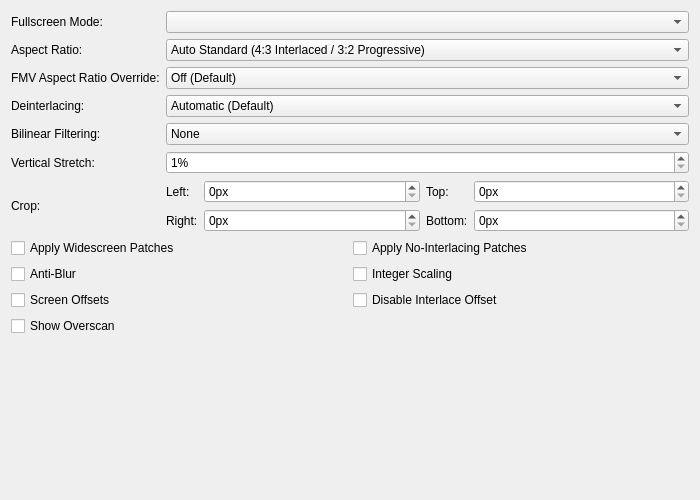
<?xml version="1.0" encoding="UTF-8"?>
<ui version="4.0">
 <class>GraphicsDisplaySettingsTab</class>
 <widget class="QWidget" name="GraphicsDisplaySettingsTab">
  <property name="geometry">
   <rect>
    <x>0</x>
    <y>0</y>
    <width>700</width>
    <height>500</height>
   </rect>
  </property>
  <property name="sizePolicy">
   <sizepolicy hsizetype="Expanding" vsizetype="Preferred">
    <horstretch>0</horstretch>
    <verstretch>0</verstretch>
   </sizepolicy>
  </property>
  <property name="windowTitle">
   <string/>
  </property>
  <layout class="QGridLayout" name="gridLayout" columnstretch="0,1">
   <item row="3" column="0">
    <widget class="QLabel" name="interlacingLabel">
     <property name="text">
      <string>Deinterlacing:</string>
     </property>
     <property name="buddy">
      <cstring>interlacing</cstring>
     </property>
    </widget>
   </item>
   <item row="0" column="1">
    <widget class="QComboBox" name="fullscreenModes"/>
   </item>
   <item row="7" column="0" colspan="2">
    <layout class="QGridLayout" name="displayGridLayout">
     <item row="1" column="1">
      <widget class="QCheckBox" name="integerScaling">
       <property name="text">
        <string>Integer Scaling</string>
       </property>
      </widget>
     </item>
     <item row="0" column="0">
      <widget class="QCheckBox" name="widescreenPatches">
       <property name="text">
        <string>Apply Widescreen Patches</string>
       </property>
      </widget>
     </item>
     <item row="0" column="1">
      <widget class="QCheckBox" name="noInterlacingPatches">
       <property name="text">
        <string>Apply No-Interlacing Patches</string>
       </property>
      </widget>
     </item>
     <item row="1" column="0">
      <widget class="QCheckBox" name="PCRTCAntiBlur">
       <property name="text">
        <string>Anti-Blur</string>
       </property>
       <property name="shortcut">
        <string>Ctrl+S</string>
       </property>
      </widget>
     </item>
     <item row="2" column="1">
      <widget class="QCheckBox" name="disableInterlaceOffset">
       <property name="text">
        <string>Disable Interlace Offset</string>
       </property>
      </widget>
     </item>
     <item row="2" column="0">
      <widget class="QCheckBox" name="PCRTCOffsets">
       <property name="text">
        <string>Screen Offsets</string>
       </property>
      </widget>
     </item>
     <item row="3" column="0">
      <widget class="QCheckBox" name="PCRTCOverscan">
       <property name="text">
        <string>Show Overscan</string>
       </property>
      </widget>
     </item>
    </layout>
   </item>
   <item row="2" column="0">
    <widget class="QLabel" name="fmvAspectRatioLabel">
     <property name="text">
      <string>FMV Aspect Ratio Override:</string>
     </property>
     <property name="buddy">
      <cstring>fmvAspectRatio</cstring>
     </property>
    </widget>
   </item>
   <item row="1" column="1">
    <widget class="QComboBox" name="aspectRatio">
     <!-- <item>
      <property name="text">
       <string>Fit to Window / Fullscreen</string>
      </property>
     </item> -->
     <item>
      <property name="text">
       <string>Auto Standard (4:3 Interlaced / 3:2 Progressive)</string>
      </property>
     </item>
     <item>
      <property name="text">
       <string>Standard (4:3)</string>
      </property>
     </item>
     <item>
      <property name="text">
       <string>Widescreen (16:9)</string>
      </property>
     </item>
     <!-- <item>
      <property name="text">
       <string>Native/Full (10:7)</string>
      </property>
     </item> -->
    </widget>
   </item>
   <item row="4" column="1">
    <widget class="QComboBox" name="bilinearFiltering">
     <item>
      <property name="text">
       <string>None</string>
      </property>
     </item>
     <item>
      <property name="text">
       <string extracomment="Smooth: Refers to the texture clarity.">Bilinear (Smooth)</string>
      </property>
     </item>
     <item>
      <property name="text">
       <string extracomment="Sharp: Refers to the texture clarity.">Bilinear (Sharp)</string>
      </property>
     </item>
    </widget>
   </item>
   <item row="5" column="0">
    <widget class="QLabel" name="verticalStretchLabel">
     <property name="text">
      <string>Vertical Stretch:</string>
     </property>
     <property name="buddy">
      <cstring>stretchY</cstring>
     </property>
    </widget>
   </item>
   <item row="0" column="0">
    <widget class="QLabel" name="fsModeLabel">
     <property name="text">
      <string>Fullscreen Mode:</string>
     </property>
     <property name="buddy">
      <cstring>fullscreenModes</cstring>
     </property>
    </widget>
   </item>
   <item row="4" column="0">
    <widget class="QLabel" name="billinearLabel">
     <property name="text">
      <string>Bilinear Filtering:</string>
     </property>
     <property name="buddy">
      <cstring>bilinearFiltering</cstring>
     </property>
    </widget>
   </item>
   <item row="2" column="1">
    <widget class="QComboBox" name="fmvAspectRatio">
     <item>
      <property name="text">
       <string>Off (Default)</string>
      </property>
     </item>
     <item>
      <property name="text">
       <string>Auto Standard (4:3 Interlaced / 3:2 Progressive)</string>
      </property>
     </item>
     <item>
      <property name="text">
       <string>Standard (4:3)</string>
      </property>
     </item>
     <item>
      <property name="text">
       <string>Widescreen (16:9)</string>
      </property>
     </item>
     <item>
      <property name="text">
       <string>Native/Full (10:7)</string>
      </property>
     </item>
    </widget>
   </item>
   <item row="6" column="0">
    <widget class="QLabel" name="cropLabel">
     <property name="text">
      <string>Crop:</string>
     </property>
    </widget>
   </item>
   <item row="1" column="0">
    <widget class="QLabel" name="aspectRatioLabel">
     <property name="text">
      <string>Aspect Ratio:</string>
     </property>
     <property name="buddy">
      <cstring>aspectRatio</cstring>
     </property>
    </widget>
   </item>
   <item row="3" column="1">
    <widget class="QComboBox" name="interlacing">
     <item>
      <property name="text">
       <string>Automatic (Default)</string>
      </property>
     </item>
     <item>
      <property name="text">
       <string>No Deinterlacing</string>
      </property>
     </item>
     <item>
      <property name="text">
       <string extracomment="Weave: deinterlacing method that can be translated or left as-is in English. Sawtooth: refers to the jagged effect weave deinterlacing has on motion.">Weave (Top Field First, Sawtooth)</string>
      </property>
     </item>
     <item>
      <property name="text">
       <string extracomment="Weave: deinterlacing method that can be translated or left as-is in English. Sawtooth: refers to the jagged effect weave deinterlacing has on motion.">Weave (Bottom Field First, Sawtooth)</string>
      </property>
     </item>
     <item>
      <property name="text">
       <string extracomment="Bob: deinterlacing method that refers to the way it makes video look like it's bobbing up and down.">Bob (Top Field First, Full Frames)</string>
      </property>
     </item>
     <item>
      <property name="text">
       <string extracomment="Bob: deinterlacing method that refers to the way it makes video look like it's bobbing up and down.">Bob (Bottom Field First, Full Frames)</string>
      </property>
     </item>
     <item>
      <property name="text">
       <string extracomment="Blend: deinterlacing method that blends the colors of the two frames, can be translated or left as-is in English.">Blend (Top Field First, Merge 2 Fields)</string>
      </property>
     </item>
     <item>
      <property name="text">
       <string extracomment="Blend: deinterlacing method that blends the colors of the two frames, can be translated or left as-is in English.">Blend (Bottom Field First, Merge 2 Fields)</string>
      </property>
     </item>
     <item>
      <property name="text">
       <string extracomment="Adaptive: deinterlacing method that should be translated.">Adaptive (Top Field First, Similar to Bob + Weave)</string>
      </property>
     </item>
     <item>
      <property name="text">
       <string extracomment="Adaptive: deinterlacing method that should be translated.">Adaptive (Bottom Field First, Similar to Bob + Weave)</string>
      </property>
     </item>
    </widget>
   </item>
   <item row="5" column="1">
    <widget class="QSpinBox" name="stretchY">
     <property name="suffix">
      <string extracomment="Percentage sign that shows next to a value. You might want to add a space before if your language requires it.">%</string>
     </property>
     <property name="minimum">
      <number>1</number>
     </property>
     <property name="maximum">
      <number>300</number>
     </property>
    </widget>
   </item>
   <item row="8" column="0">
    <spacer name="verticalSpacer">
     <property name="orientation">
      <enum>Qt::Orientation::Vertical</enum>
     </property>
     <property name="sizeHint" stdset="0">
      <size>
       <width>20</width>
       <height>0</height>
      </size>
     </property>
    </spacer>
   </item>
   <item row="6" column="1">
    <layout class="QGridLayout" name="gridLayout_2" columnstretch="0,1,0,1">
     <item row="0" column="3">
      <widget class="QSpinBox" name="cropTop">
       <property name="suffix">
        <string>px</string>
       </property>
       <property name="maximum">
        <number>1000</number>
       </property>
      </widget>
     </item>
     <item row="0" column="2">
      <widget class="QLabel" name="cropTopLabel">
       <property name="text">
        <string extracomment="Warning: short space constraints. Abbreviate if necessary.">Top:</string>
       </property>
       <property name="buddy">
        <cstring>cropTop</cstring>
       </property>
      </widget>
     </item>
     <item row="0" column="0">
      <widget class="QLabel" name="cropLeftLabel">
       <property name="text">
        <string extracomment="Warning: short space constraints. Abbreviate if necessary.">Left:</string>
       </property>
       <property name="buddy">
        <cstring>cropLeft</cstring>
       </property>
      </widget>
     </item>
     <item row="0" column="1">
      <widget class="QSpinBox" name="cropLeft">
       <property name="suffix">
        <string>px</string>
       </property>
       <property name="maximum">
        <number>1000</number>
       </property>
      </widget>
     </item>
     <item row="1" column="0">
      <widget class="QLabel" name="cropRightLabel">
       <property name="text">
        <string extracomment="Warning: short space constraints. Abbreviate if necessary.">Right:</string>
       </property>
       <property name="buddy">
        <cstring>cropRight</cstring>
       </property>
      </widget>
     </item>
     <item row="1" column="1">
      <widget class="QSpinBox" name="cropRight">
       <property name="suffix">
        <string>px</string>
       </property>
       <property name="maximum">
        <number>1000</number>
       </property>
      </widget>
     </item>
     <item row="1" column="2">
      <widget class="QLabel" name="cropBottomLabel">
       <property name="text">
        <string extracomment="Warning: short space constraints. Abbreviate if necessary.">Bottom:</string>
       </property>
       <property name="buddy">
        <cstring>cropBottom</cstring>
       </property>
      </widget>
     </item>
     <item row="1" column="3">
      <widget class="QSpinBox" name="cropBottom">
       <property name="suffix">
        <string>px</string>
       </property>
       <property name="maximum">
        <number>1000</number>
       </property>
      </widget>
     </item>
    </layout>
   </item>
  </layout>
 </widget>
 <tabstops>
  <tabstop>fullscreenModes</tabstop>
  <tabstop>aspectRatio</tabstop>
  <tabstop>fmvAspectRatio</tabstop>
  <tabstop>interlacing</tabstop>
  <tabstop>bilinearFiltering</tabstop>
  <tabstop>stretchY</tabstop>
  <tabstop>cropLeft</tabstop>
  <tabstop>cropRight</tabstop>
  <tabstop>cropTop</tabstop>
  <tabstop>cropBottom</tabstop>
  <tabstop>widescreenPatches</tabstop>
  <tabstop>noInterlacingPatches</tabstop>
  <tabstop>PCRTCAntiBlur</tabstop>
  <tabstop>integerScaling</tabstop>
  <tabstop>PCRTCOffsets</tabstop>
  <tabstop>disableInterlaceOffset</tabstop>
  <tabstop>PCRTCOverscan</tabstop>
 </tabstops>
 <resources/>
 <connections/>
</ui>
